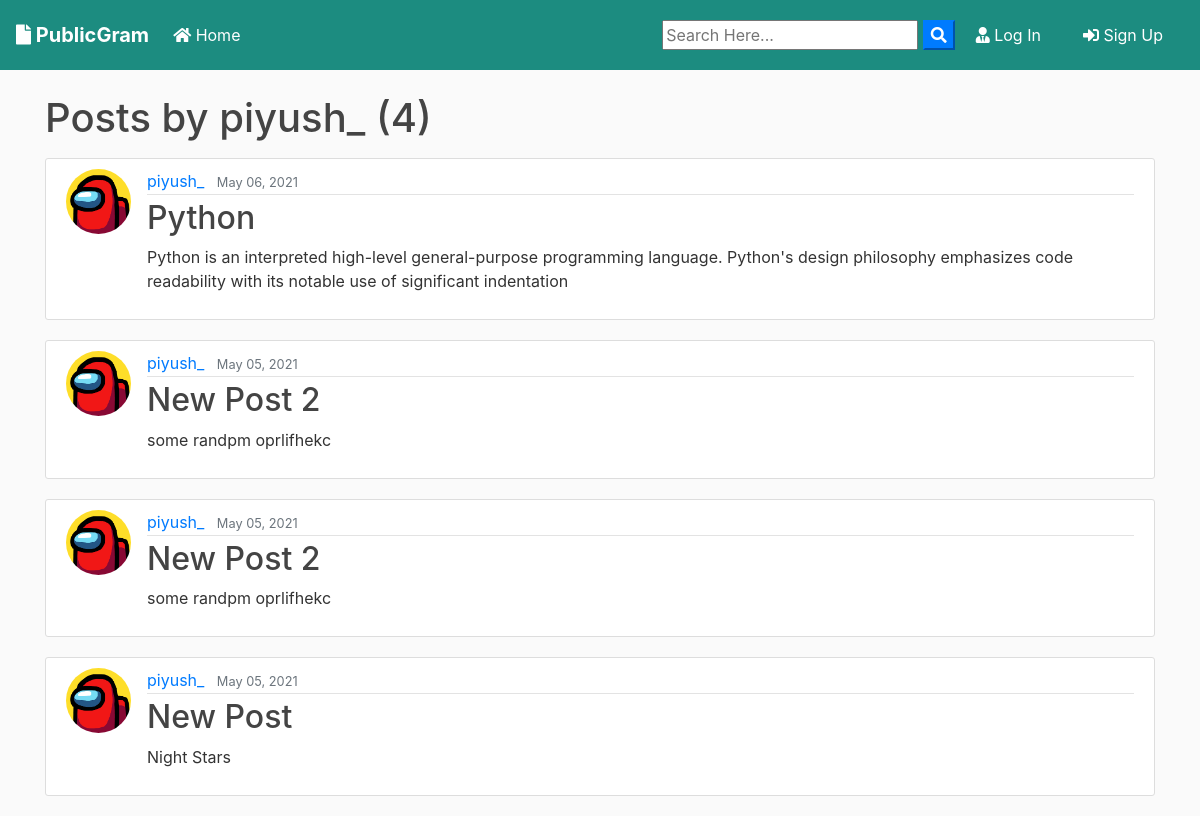
Screenshot of /user/piyush_ with the database file from the repository.
### blog/models.py (models this page shows, shortened)
class Post(models.Model):
	title = models.CharField(max_length=100)
	file = models.FileField(null=True,blank=True,upload_to='Files')
	content = models.TextField()
	date_posted = models.DateTimeField(default=timezone.now)
	author = models.ForeignKey(User, on_delete=models.CASCADE)
	is_visible = models.BooleanField(default=True)

### users/models.py (models this page shows, shortened)
class Profile(models.Model):
    user = models.OneToOneField(User, on_delete=models.CASCADE)
    image = models.ImageField(default='default.jpg', upload_to='profile_pics')

### blog/views.py (the view)
# urls.py: path('user/<str:username>', UserPostListView.as_view(), name='user-posts'),
class UserPostListView(ListView):
    model = Post
    template_name = 'blog/user_posts.html'  # <app>/<model>_<viewtype>.html
    context_object_name = 'posts'
    paginate_by = PAGINATE_COSTANT
    def get_queryset(self):
        logged_in_user = self.request.user
        user = get_object_or_404(User, username=self.kwargs.get('username'))
        if user == logged_in_user:
            return Post.objects.filter(author=user).order_by('-date_posted')
        return Post.objects.filter(Q(author=user) & Q(is_visible=True)).order_by('-date_posted')

### blog/templates/blog/user_posts.html (shortened to what this page needs)
{% extends "blog/base.html" %}
{% block content %}
    <h1 class="mb-3">Posts by {{ view.kwargs.username }} ({{ page_obj.paginator.count }})</h1>
    {% for post in posts %}
        <article class="media content-section">
          <img class="rounded-circle article-img" src="{{ post.author.profile.image.url }}">
          <div class="media-body">
            <div class="article-metadata">
              <a class="mr-2" href="{% url 'user-posts' post.author.username %}">{{ post.author }}</a>
              <small class="text-muted">{{ post.date_posted|date:"F d, Y" }}</small>
            </div>
            <h2><a class="article-title" href="{% url 'post-detail' post.id %}">{{ post.title }}</a></h2>
            <p class="article-content">{{ post.content }}</p>
          </div>
        </article>
    {% endfor %}
{% endblock content %}

### blog/static/blog/main.css (style rules this page uses)
body { background: #fafafa; color: #333333; margin-top: 0; }
h1, h2, h3, h4, h5, h6 { color: #444444; }
.content-section { background: #ffffff; padding: 10px 20px; border: 1px solid #dddddd; border-radius: 3px; margin-bottom: 20px; }
.article-title { color: #444444; }
.article-content { white-space: pre-line; }
.article-img { height: 65px; width: 65px; margin-right: 16px; }
.article-metadata { padding-bottom: 1px; margin-bottom: 4px; border-bottom: 1px solid #e3e3e3 }

### rows the page displays
Post: author.profile.image (placeholder picture), author "piyush_", date_posted "May 06, 2021", title "Python", content "Python is an interpreted high-level general-purpose programming language. Python's design philosophy emphasizes code readability with its notable use of significant indentation"
Post: author.profile.image (placeholder picture), author "piyush_", date_posted "May 05, 2021", title "New Post 2", content "some randpm oprlifhekc"
Post: author.profile.image (placeholder picture), author "piyush_", date_posted "May 05, 2021", title "New Post 2", content "some randpm oprlifhekc"
Post: author.profile.image (placeholder picture), author "piyush_", date_posted "May 05, 2021", title "New Post", content "Night Stars"

### other values shown
{{ view.kwargs.username }} "piyush_"
{{ page_obj.paginator.count }} "4"
